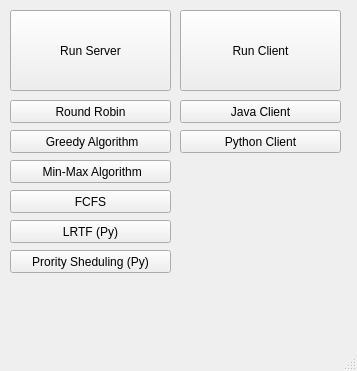
<?xml version="1.0" encoding="UTF-8"?>
<ui version="4.0">
 <class>MainWindow</class>
 <widget class="QMainWindow" name="MainWindow">
  <property name="geometry">
   <rect>
    <x>0</x>
    <y>0</y>
    <width>357</width>
    <height>371</height>
   </rect>
  </property>
  <property name="windowTitle">
   <string>MainWindow</string>
  </property>
  <widget class="QWidget" name="centralwidget">
   <widget class="QPushButton" name="pushButton">
    <property name="geometry">
     <rect>
      <x>10</x>
      <y>10</y>
      <width>161</width>
      <height>81</height>
     </rect>
    </property>
    <property name="styleSheet">
     <string notr="true">font: 14pt &quot;MS Shell Dlg 2&quot;;</string>
    </property>
    <property name="text">
     <string>Run Server</string>
    </property>
   </widget>
   <widget class="QPushButton" name="pushButton_2">
    <property name="geometry">
     <rect>
      <x>180</x>
      <y>10</y>
      <width>161</width>
      <height>81</height>
     </rect>
    </property>
    <property name="styleSheet">
     <string notr="true">font: 14pt &quot;MS Shell Dlg 2&quot;;</string>
    </property>
    <property name="text">
     <string>Run Client</string>
    </property>
   </widget>
   <widget class="QPushButton" name="pushButton_3">
    <property name="geometry">
     <rect>
      <x>10</x>
      <y>100</y>
      <width>161</width>
      <height>23</height>
     </rect>
    </property>
    <property name="text">
     <string>Round Robin</string>
    </property>
   </widget>
   <widget class="QPushButton" name="pushButton_4">
    <property name="geometry">
     <rect>
      <x>10</x>
      <y>130</y>
      <width>161</width>
      <height>23</height>
     </rect>
    </property>
    <property name="text">
     <string> Greedy Algorithm</string>
    </property>
   </widget>
   <widget class="QPushButton" name="pushButton_5">
    <property name="geometry">
     <rect>
      <x>10</x>
      <y>160</y>
      <width>161</width>
      <height>23</height>
     </rect>
    </property>
    <property name="text">
     <string> Min-Max Algorithm</string>
    </property>
   </widget>
   <widget class="QPushButton" name="pushButton_6">
    <property name="geometry">
     <rect>
      <x>10</x>
      <y>190</y>
      <width>161</width>
      <height>23</height>
     </rect>
    </property>
    <property name="text">
     <string>FCFS</string>
    </property>
   </widget>
   <widget class="QPushButton" name="pushButton_7">
    <property name="geometry">
     <rect>
      <x>10</x>
      <y>220</y>
      <width>161</width>
      <height>23</height>
     </rect>
    </property>
    <property name="text">
     <string>LRTF (Py)</string>
    </property>
   </widget>
   <widget class="QPushButton" name="pushButton_8">
    <property name="geometry">
     <rect>
      <x>10</x>
      <y>250</y>
      <width>161</width>
      <height>23</height>
     </rect>
    </property>
    <property name="text">
     <string>Prority Sheduling (Py)</string>
    </property>
   </widget>
   <widget class="QPushButton" name="pushButton_9">
    <property name="geometry">
     <rect>
      <x>180</x>
      <y>100</y>
      <width>161</width>
      <height>23</height>
     </rect>
    </property>
    <property name="text">
     <string>Java Client</string>
    </property>
   </widget>
   <widget class="QPushButton" name="pushButton_10">
    <property name="geometry">
     <rect>
      <x>180</x>
      <y>130</y>
      <width>161</width>
      <height>23</height>
     </rect>
    </property>
    <property name="text">
     <string>Python Client</string>
    </property>
   </widget>
  </widget>
  <widget class="QMenuBar" name="menubar">
   <property name="geometry">
    <rect>
     <x>0</x>
     <y>0</y>
     <width>357</width>
     <height>21</height>
    </rect>
   </property>
  </widget>
  <widget class="QStatusBar" name="statusbar"/>
 </widget>
 <resources/>
 <connections/>
</ui>
